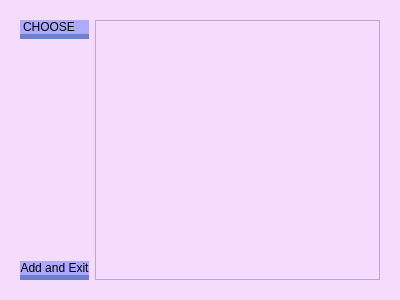
<?xml version="1.0" encoding="UTF-8"?>
<ui version="4.0">
 <class>windowofgroups</class>
 <widget class="QDialog" name="windowofgroups">
  <property name="geometry">
   <rect>
    <x>0</x>
    <y>0</y>
    <width>400</width>
    <height>300</height>
   </rect>
  </property>
  <property name="windowTitle">
   <string>Dialog</string>
  </property>
  <property name="styleSheet">
   <string notr="true">background-color: rgb(243, 220, 255);</string>
  </property>
  <layout class="QGridLayout" name="gridLayout">
   <item row="0" column="0">
    <widget class="QWidget" name="widget" native="true">
     <layout class="QGridLayout" name="gridLayout_3">
      <item row="0" column="0">
       <layout class="QGridLayout" name="gridLayout_2">
        <item row="0" column="1">
         <layout class="QVBoxLayout" name="verticalLayout_2">
          <property name="spacing">
           <number>0</number>
          </property>
          <item>
           <widget class="QListWidget" name="listWidget"/>
          </item>
         </layout>
        </item>
        <item row="0" column="0">
         <layout class="QVBoxLayout" name="verticalLayout">
          <item>
           <widget class="QLabel" name="label">
            <property name="styleSheet">
             <string notr="true">font: 14pt &quot;Bodoni MT&quot;;
background-color: rgb(172, 169, 255);
border-radius: 10px;
border-bottom-style:solid;
border-bottom-width: 5px;
border-bottom-color: rgb(109, 127, 209);
</string>
            </property>
            <property name="text">
             <string>CHOOSE</string>
            </property>
           </widget>
          </item>
          <item>
           <spacer name="verticalSpacer_2">
            <property name="orientation">
             <enum>Qt::Vertical</enum>
            </property>
            <property name="sizeHint" stdset="0">
             <size>
              <width>20</width>
              <height>66</height>
             </size>
            </property>
           </spacer>
          </item>
          <item>
           <widget class="QPushButton" name="pushButton">
            <property name="styleSheet">
             <string notr="true">font: 11pt &quot;Bodoni MT&quot;;
background-color: rgb(172, 169, 255);
border-radius: 10px;
border-bottom-style:solid;
border-bottom-width: 5px;
border-bottom-color: rgb(109, 127, 209);
</string>
            </property>
            <property name="text">
             <string>Add and Exit</string>
            </property>
           </widget>
          </item>
         </layout>
        </item>
       </layout>
      </item>
     </layout>
    </widget>
   </item>
  </layout>
 </widget>
 <resources/>
 <connections/>
</ui>
